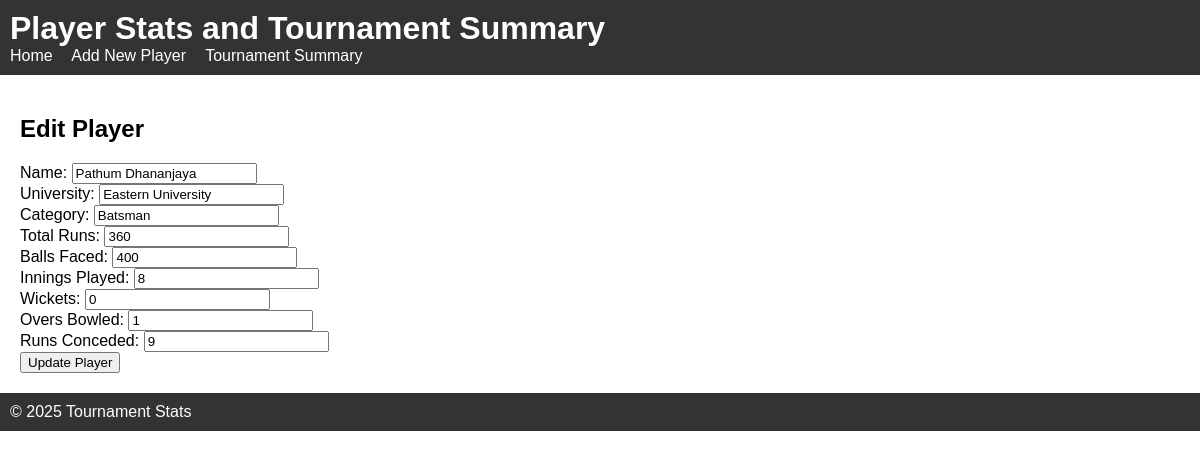
Screenshot of /AdminPanel/edit.php?player_name=Pathum+Dhananjaya with the database file from the repository.
### tables this page shows
CREATE TABLE `sample_data` (
  `Name` varchar(22) DEFAULT NULL,
  `University` varchar(42) DEFAULT NULL,
  `Category` varchar(11) DEFAULT NULL,
  `Total Runs` varchar(10) DEFAULT NULL,
  `Balls Faced` varchar(11) DEFAULT NULL,
  `Innings Played` varchar(14) DEFAULT NULL,
  `Wickets` varchar(7) DEFAULT NULL,
  `Overs Bowled` varchar(12) DEFAULT NULL,
  `Runs Conceded` varchar(13) DEFAULT NULL
);

### AdminPanel/edit.php (the view, shortened to what this page needs)
<?php
require_once 'includes/db.php';
include 'includes/header.php';
$playerName = $conn->real_escape_string($_GET['player_name']);
$sql = "SELECT * FROM sample_data WHERE `Name`='$playerName'";
$result = $conn->query($sql);
$player = $result->fetch_assoc();
?>
<h2>Edit Player</h2>
<form method="post" action="">
    <label>Name: <input type="text" name="name" value="<?php echo htmlspecialchars($player['Name']); ?>" required></label><br>
    <label>University: <input type="text" name="university" value="<?php echo htmlspecialchars($player['University']); ?>" required></label><br>
    <label>Category: <input type="text" name="category" value="<?php echo htmlspecialchars($player['Category']); ?>" required></label><br>
    <label>Total Runs: <input type="number" name="total_runs" value="<?php echo htmlspecialchars($player['Total Runs']); ?>" required></label><br>
    <label>Balls Faced: <input type="number" name="balls_faced" value="<?php echo htmlspecialchars($player['Balls Faced']); ?>" required></label><br>
    <label>Innings Played: <input type="number" name="innings_played" value="<?php echo htmlspecialchars($player['Innings Played']); ?>" required></label><br>
    <label>Wickets: <input type="number" name="wickets" value="<?php echo htmlspecialchars($player['Wickets']); ?>" required></label><br>
    <label>Overs Bowled: <input type="text" name="overs_bowled" value="<?php echo htmlspecialchars($player['Overs Bowled']); ?>" required></label><br>
    <label>Runs Conceded: <input type="number" name="runs_conceded" value="<?php echo htmlspecialchars($player['Runs Conceded']); ?>" required></label><br>
    <button type="submit">Update Player</button>
</form>
<?php include 'includes/footer.php'; ?>

### AdminPanel/css/style.css (style rules this page uses)
body { font-family: Arial, sans-serif; margin: 0; padding: 0; }

### rows the page displays
sample_data: name "Pathum Dhananjaya", university "Eastern University", category "Batsman", total_runs "360", balls_faced "400", innings_played "8", wickets "0", overs_bowled "1", runs_conceded "9"
